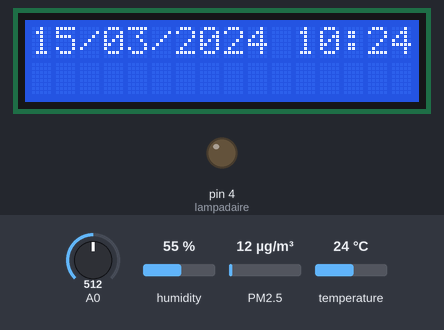
The sketch below on a simulated Arduino Uno, built with avr-gcc and run on an emulated ATmega328P. On the bench: 16×2 character LCD, output pins drawn as LEDs (lit = HIGH). Wiring (inferred from the names in the program): dust sensor: data pin 8. The test bench sets the inputs (shaded band); at power-on: A0 = 512, humidity 55 %, temperature 24 °C, PM2.5 12 µg/m³. The local clock reads 2024-03-15 10:24:30 at power-on unless the sketch sets it; what the sketch prints to the serial monitor is not drawn.

Above: at 1.2 s.
1.3 s: A0 set to 800
7.5 s: A0 set to 836
At 8.8 s:
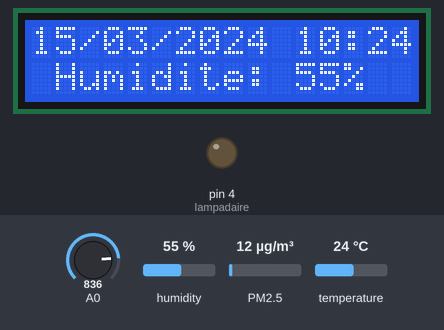
12.3 s: humidity set to 22 %
At 16.1 s:
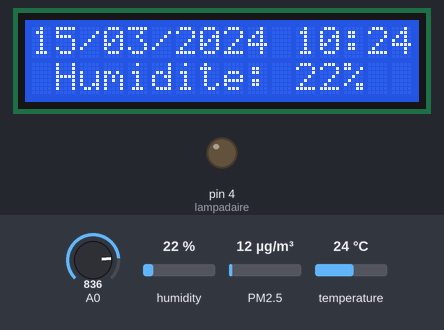
17.1 s: temperature set to 12 °C
At 20.9 s:
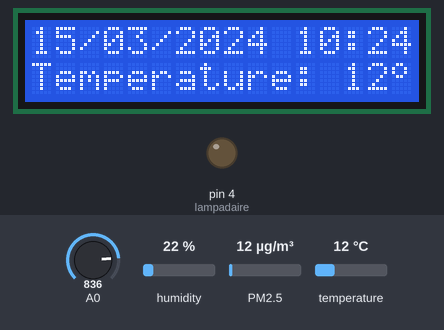
21.9 s: humidity set to 40 %
At 25.8 s:
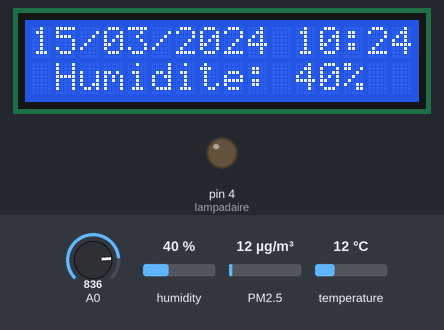
26.7 s: PM2.5 set to 6 µg/m³
At 31.5 s:
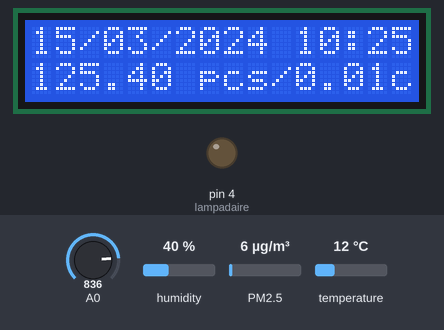
Timing chart, 0 to 33.0 s (numbered marks = the images above; inputs shaded):
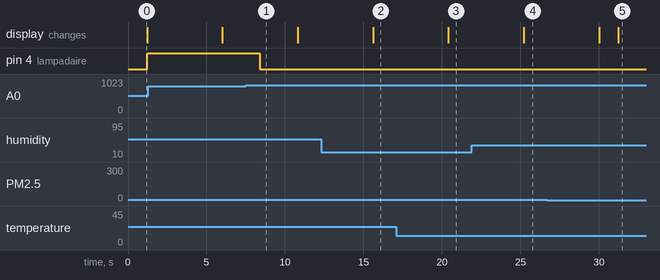

Measured:
- the behaviour switches between 818 and 819 on A0 (found by bisection; images 0 and 1)
- after the input at 7.5 s, pin 4 (lampadaire): HIGH → LOW after 0.90 s
- after the input at 12.3 s, the display: changes after 3.3 s (image 2)
- after the input at 17.1 s, the display: changes after 3.3 s (image 3)
- after the input at 21.9 s, the display: changes after 3.3 s (image 4)

The sketch:

lampadaires_meteo_v2.ino
```cpp
#include <LiquidCrystal_I2C.h>
#include <RTClib.h>
#include <Wire.h> //permet de discuter avec différents composants
#include <DHT.h>

// Initialisation du module RTC
RTC_DS3231 rtc;

// Initialisation de l'écrans LCD sur l'adresse 0x27
LiquidCrystal_I2C lcd(0x27, 16, 2);

// Initialisation du capteur DHT22
DHT dht(2, DHT22);

// Initialisation des degrés
byte degre[8] = { 0b01100,0b10010,0b10010,0b01100,0b00000,0b00000,0b00000,0b00000 };

//module qui permet de changer l'affichage de l'écran à des intervalles de temps
unsigned long mymillis;
boolean EC1 = true;
boolean EC2 = false;
boolean EC3 = false;
boolean EC = false;

//initialisation pour les lampadaires
int lampadaire = 4;
int sensorValue;
float sensorValue_f;
float ValeurLum;

//initialisation du détecteur de particules
int pin = 8;
unsigned long duration;
unsigned long starttime;
unsigned long sampletime_ms = 30000;//sampe 30s ;
unsigned long lowpulseoccupancy = 0;
float ratio = 0;
float concentration = 0;

// Fonction setup, appelée une seule fois au démarrage
void setup () {
  // Initialisation du module RTC
  rtc.begin();

  // Vérification de l'alimentation de la RTC
  if (rtc.lostPower()) {
    // Si l'alimentation a été perdue, réglage de l'heure
    rtc.adjust(DateTime(F(__DATE__), F(__TIME__)));
  }

  // Initialisation de l'écran LCD
  lcd.init();
  lcd.backlight();
  lcd.clear();
  lcd.createChar(1, degre);

  Serial.begin(9600);
  pinMode(4,OUTPUT);
  digitalWrite(4,LOW);
  pinMode(8,INPUT);
  starttime = millis();//get the current time;
}

//Fonction qui affiche la température et l'heure
void temphumpar(){
  // Récupération de l'humidité
  byte h = dht.readHumidity();
  // Récupération de la température
  byte t = dht.readTemperature();

  duration = pulseIn(pin, LOW);
  lowpulseoccupancy = lowpulseoccupancy+duration;
  if ((millis()-starttime) > sampletime_ms){  //if the sampel time == 30s
    ratio = lowpulseoccupancy/(sampletime_ms*10.0);  // Integer percentage 0=>100
    concentration = 1.1*pow(ratio,3)-3.8*pow(ratio,2)+520*ratio+0.62; // using spec sheet curve
    lcd.setCursor(0,1);
    lcd.print(concentration);
    lcd.print(" pcs/0.01cf");
    lowpulseoccupancy = 0;
    starttime = millis();
  }

  // Affichage de la température
  if (EC1 == true && EC == false) {
    lcd.setCursor(0,1);
    lcd.print("Temperature: ");
    lcd.print(t);
    lcd.print(char(1));

    // Mise à jour des variables pour éviter les répétitions
    EC = true;
    mymillis = millis();
  }

  // Affichage de l'humidité
  if (EC2 == true && EC == false) {
    lcd.setCursor(0,1);
    lcd.print(" Humidite: ");
    lcd.print(h);
    lcd.print("%   ");

    // Mise à jour des variables pour éviter les répétitions
    EC = true;
    mymillis = millis();
  }

  // Changement d'interface toutes les 3 secondes
  if (millis() - mymillis >= 3000) {
    EC1 = !EC1;
    EC2 = !EC2;
    EC = false;
  }
}

//fonction qui affiche la date et l'heure
void printDateTime(DateTime dt) {
  char dateBuffer[] = "DD/MM/YYYY hh:mm";

  lcd.setCursor(0,0);
  lcd.print(dt.toString(dateBuffer));
}

// Fonction loop, appelée en boucle
void loop () {
  // Récupération de l'heure courante
  DateTime now = rtc.now();

  // Affichage de l'heure sur l'écran LCD
  printDateTime(now);

  //délais qui laisse le temps au capteur de récupéré la température et l'humidté
  delay(1000);

  temphumpar(); //appel de la fonction qui affiche température/humidité

  sensorValue = analogRead(A0); //lecture de la valeur numérique
  sensorValue_f = sensorValue;
  ValeurLum = (sensorValue_f*5)/1023;

  Serial.println(ValeurLum);

  if (ValeurLum > 4) {
    digitalWrite(lampadaire,LOW);
  }
  else {
    digitalWrite(lampadaire,HIGH);
  }
}
```
